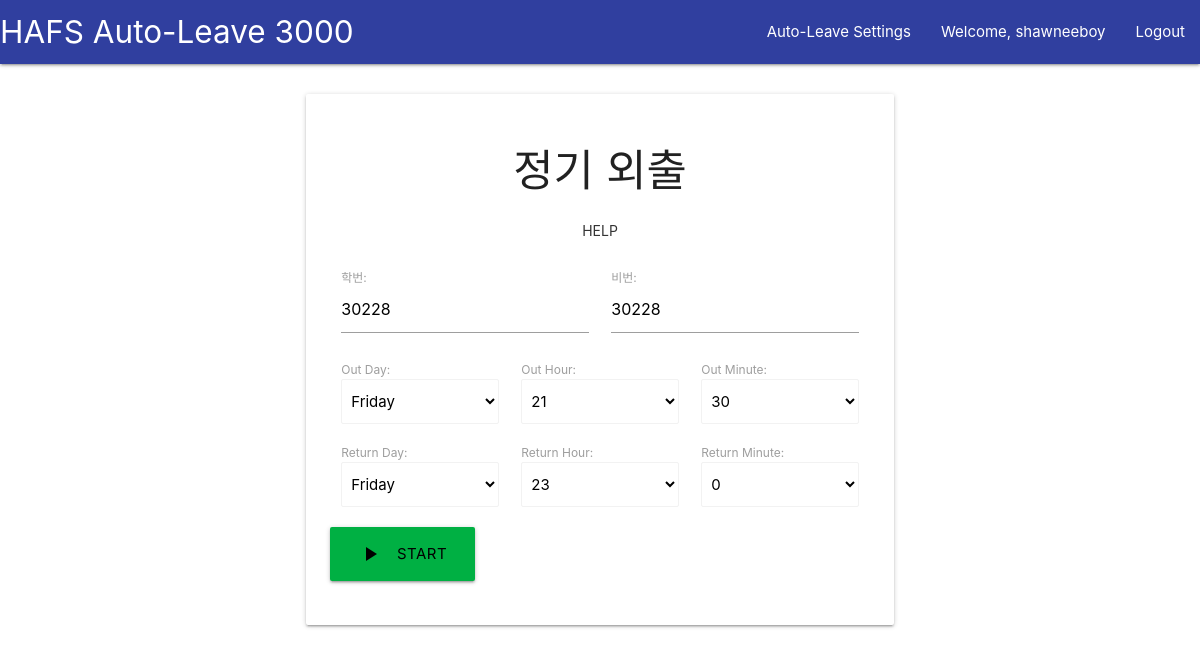
The app's page / (signed in), older data.
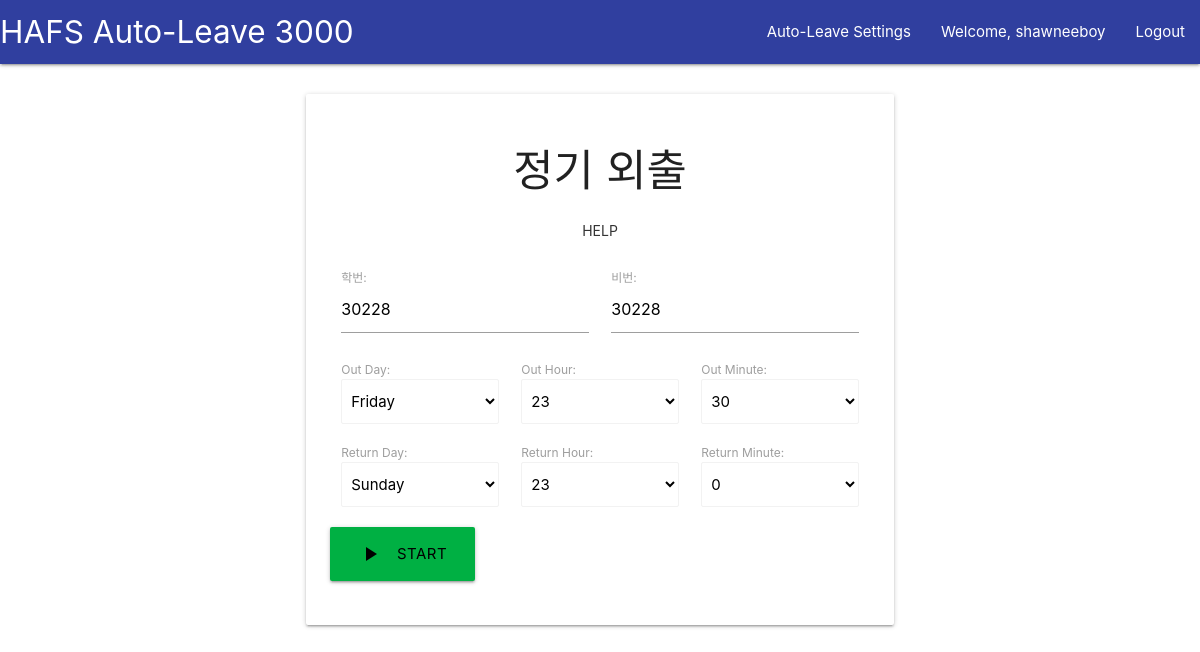
The same page, newer data.
### main/models.py (models this page shows, shortened)
class GoingInfo(models.Model):
	user = models.OneToOneField(User, on_delete = models.CASCADE, primary_key = True,)
	do_auto_signup = models.BooleanField(default = False)
	student_id = models.CharField(max_length = 5, default = "00000")
	student_pass = models.CharField(max_length = 30, default = "00000")
	out_day = models.CharField(max_length = 10, default = "Friday")
	out_hour = models.IntegerField(default = 19)
	out_minute = models.IntegerField(default =00)
	return_day = models.CharField(max_length = 10, default = "Sunday")
	return_hour = models.IntegerField(default = 23)
	return_minute = models.IntegerField(default = 00)

### main/views.py (the view, shortened to what this page needs)
# urls.py: path("", views.homepage, name="homepage"),
def homepage(request):
	curr_user = request.user
	if not curr_user.is_authenticated:
		messages.info(request, "Please login first.")
		return redirect("main:login")
	info = request.user.goinginfo
	is_active = info.do_auto_signup
	init_data = {'student_id' : info.student_id, 'student_pass' : info.student_pass,
				'out_day' : info.out_day, 'out_hour' : info.out_hour, 'out_minute' : info.out_minute,
				'return_day' : info.return_day, 'return_hour' : info.return_hour, 'return_minute' : info.return_minute}
	form = GoingInfoForm(instance = info, initial = init_data)
	if is_active:
		form.fields['student_id'].widget.attrs['disabled'] = True
		form.fields['student_pass'].widget.attrs['disabled'] = True
		form.fields['out_day'].widget.attrs['disabled'] = True
		form.fields['out_hour'].widget.attrs['disabled'] = True
		form.fields['out_minute'].widget.attrs['disabled'] = True
		form.fields['return_day'].widget.attrs['disabled'] = True
		form.fields['return_hour'].widget.attrs['disabled'] = True
		form.fields['return_minute'].widget.attrs['disabled'] = True
	else:
		form.fields['student_id'].widget.attrs['disabled'] = False
		form.fields['student_pass'].widget.attrs['disabled'] = False
		form.fields['out_day'].widget.attrs['disabled'] = False
		form.fields['out_hour'].widget.attrs['disabled'] = False
		form.fields['out_minute'].widget.attrs['disabled'] = False
		form.fields['return_day'].widget.attrs['disabled'] = False
		form.fields['return_hour'].widget.attrs['disabled'] = False
		form.fields['return_minute'].widget.attrs['disabled'] = False
	return render(request = request,
				  template_name = "main/home.html",
				  context = {"form" : form, "is_active" : is_active})

### main/forms.py
class GoingInfoForm(forms.ModelForm):
    day_choices = [("friday", "Friday"), ("saturday", "Saturday"), ("sunday", "Sunday")]
    minute_choices = [(x, x) for x in range(0, 70, 10)]
    hour_choices = [(x, x) for x in range(0, 24)]
    out_day= forms.CharField(label='Out day', widget=forms.Select(choices=day_choices, attrs = {"class" : "browser-default"}))
    return_day= forms.CharField(widget=forms.Select(choices=day_choices, attrs = {"class" : "browser-default"}))
    out_hour= forms.IntegerField(widget=forms.Select(choices=hour_choices, attrs = {"class" : "browser-default"}))
    out_minute= forms.IntegerField(widget=forms.Select(choices=minute_choices, attrs = {"class" : "browser-default"}))
    return_hour= forms.IntegerField(widget=forms.Select(choices=hour_choices, attrs = {"class" : "browser-default"}))
    return_minute= forms.IntegerField(widget=forms.Select(choices=minute_choices, attrs = {"class" : "browser-default"}))
    class Meta:
        model = GoingInfo
        fields = ['student_id', 'student_pass',
                  'out_day', 'out_hour', 'out_minute',
                  'return_day', 'return_hour', 'return_minute']

### main/templates/main/home.html (shortened to what this page needs)
{% extends "main/header.html" %}
{% block content %}
<div class="container">
	<br>
	<div class = "card-panel white">
		<h3 class = "center-align">
			정기 외출
		</h3>
	<div class = "row">
		<div class = "center-align">
			<a class="waves-effect waves-teal btn-flat modal-trigger" href="#modal1">Help</a>
		</div>
	</div>
	<form method="POST">
		<div class = "row">
			<div class = "col s6">
				<div class="fieldWrapper">
					<label for="{{ form.student_id.id_for_label }}">학번:</label>
					{{ form.student_id }}
				</div>
			</div>
			<div class = "col s6">
				<div class="fieldWrapper">
					<label for="{{ form.student_pass.id_for_label }}">비번:</label>
					{{ form.student_pass }}
				</div>
			</div>
		</div>
		<div class = "row">
			<div class = "col s4">
				<div class="fieldWrapper">
					<label for="{{ form.out_day.id_for_label }}">Out Day:</label>
					{{ form.out_day }}
				</div>
			</div>
			<div class = "col s4">
				<div class="fieldWrapper">
					<label for="{{ form.out_hour.id_for_label }}">Out Hour:</label>
					{{ form.out_hour }}
				</div>
			</div>
			<div class = "col s4">
				<div class="fieldWrapper">
					<label for="{{ form.out_minute.id_for_label }}">Out Minute:</label>
					{{ form.out_minute }}
				</div>
			</div>
		</div>
		<div class = "row">
			<div class = "col s4">
				<div class="fieldWrapper">
					<label for="{{ form.return_day.id_for_label }}">Return Day:</label>
					{{ form.return_day }}
				</div>
			</div>
			<div class = "col s4">
				<div class="fieldWrapper">
					<label for="{{ form.return_hour.id_for_label }}">Return Hour:</label>
					{{ form.return_hour }}
				</div>
			</div>
			<div class = "col s4">
				<div class="fieldWrapper">
					<label for="{{ form.return_minute.id_for_label }}">Return Minute:</label>
					{{ form.return_minute }}
				</div>
			</div>
		</div>
		<div class = "row">
			{% if not is_active %}
				<button style="background-color:#00b043; color:black" class="waves-effect waves-light btn-large center-align" type="submit"><i class="material-icons left">play_arrow</i>Start</button>
			{% else %}
				<p>
				수정을 위해서는 자동등록을 멈추고 수정해주시기 바랍니다.
			</p>
				<button style="background-color:#ff9999; color:black" class="waves-effect waves-light btn-large center-align" type="submit"><i class="material-icons left">stop</i>Stop</button>
			{% endif %}
		</div>
	</form>
</div>
	<br><br><br>
</div>
{% endblock %}

### main/templates/main/header.html (shortened to what this page needs)
<head>
	{% load static %}
    <link rel="stylesheet" href="{% static 'main/css/materialize.css' %}">
</head>
<body>
	<nav>
		<div class="nav-wrapper indigo darken-2">
			<a href="/" class="brand-logo">HAFS Auto-Leave 3000</a>
			<ul class="right hide-on-med-and-down">
				{% include 'main/includes/navbaritems.html' %}
			</ul>
		</div>
	</nav>
	<div class = "container">
		{% block content %}
		{% endblock %}
	</div>
</body>

### main/templates/main/includes/navbaritems.html
<li><a href="/">Auto-Leave Settings</a></li>
				{% if user.is_authenticated %}
					<li><a> Welcome, {{user.username}} </a> </li>
					<li><a href="/logout">Logout</a></li>
				{% else %}
					<li><a href="/register">Register</a></li>
					<li><a href="/login">Login</a></li>
				{% endif %}

### main/templates/main/header.html (style rules this page uses)
body { background: url("/static/img/sample.jpeg") 50% 0 no-repeat fixed; }

Row changes from the older to the newer data that the page shows:
changed GoingInfo "Friday": out_hour "21" → "23"; return_day "Friday" → "Sunday"
